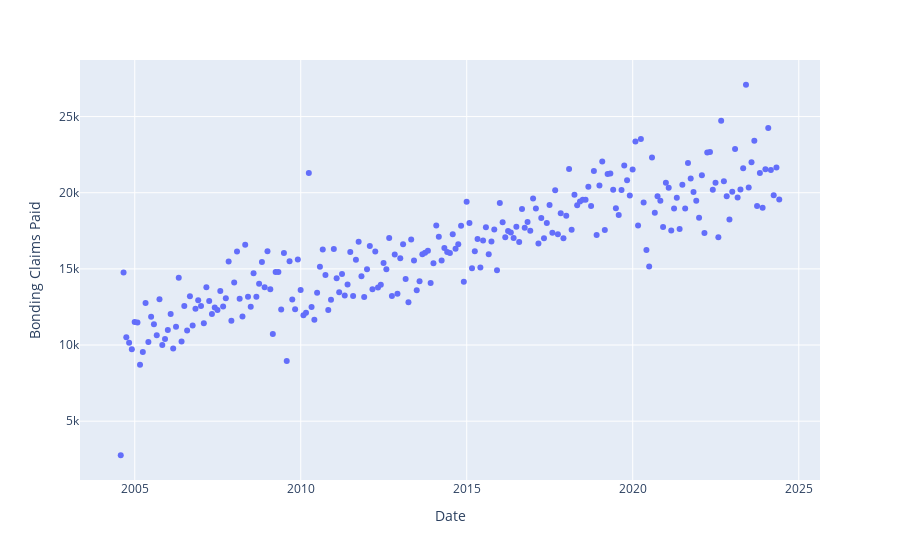

Here is the notebook cell this chart was saved with:
### Code cell
fig = px.scatter(capfl_merged, x=capfl_merged.index, y="Bonding Claims Paid")
fig.show()

### Figure 1 — Plotly figure (JSON) as saved in the notebook; plotly's stock layout.template omitted (floating-point values rounded to 4 significant figures; data arrays with more than 128 entries replaced by an {"elided": "..."} marker saying what was removed)
{"data": [{"hovertemplate": "Date=%{x}<br>Bonding Claims Paid=%{y}<extra></extra>", "legendgroup": "", "marker": {"color": "#636efa", "symbol": "circle"}, "mode": "markers", "name": "", "orientation": "v", "showlegend": false, "type": "scatter", "x": {"elided": "239 str values"}, "xaxis": "x", "y": {"elided": "239 int values"}, "yaxis": "y"}], "layout": {"autosize": true, "legend": {"tracegroupgap": 0}, "margin": {"t": 60}, "xaxis": {"anchor": "y", "autorange": true, "domain": [0, 1], "range": ["2003-05-22 12:51:35.5038", "2025-08-09 11:08:24.4962"], "title": {"text": "Date"}, "type": "date"}, "yaxis": {"anchor": "x", "autorange": true, "domain": [0, 1], "range": [879.3, 28970.0], "title": {"text": "Bonding Claims Paid"}, "type": "linear"}}}
